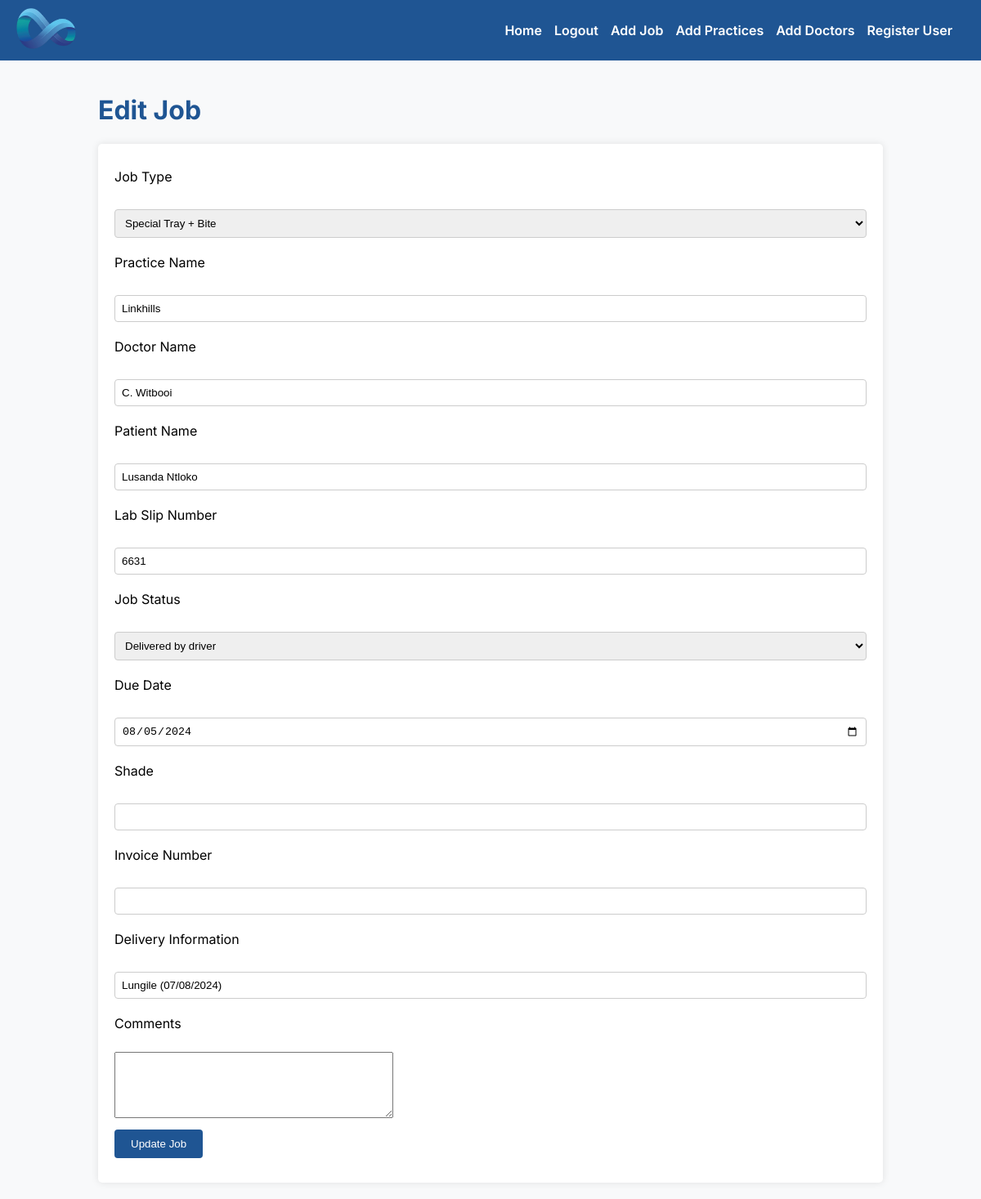
The app's page /edit_job/4 (signed in) with its own data.
### app/models.py (models this page shows, shortened)
class Job(db.Model):
    id = db.Column(db.Integer, primary_key=True)
    job_type = db.Column(db.String(64))
    practice_name = db.Column(db.String(64))
    doctor_name = db.Column(db.String(64))
    patient_name = db.Column(db.String(64))
    lab_slip_number = db.Column(db.String(64))
    job_status = db.Column(db.String(64))
    due_date = db.Column(db.Date)
    shade = db.Column(db.String(64))
    invoice_number = db.Column(db.String(64))
    delivery_info = db.Column(db.String(64))
    comments = db.Column(db.Text)
    created_date = db.Column(db.DateTime, default=datetime.utcnow)
    updated_date = db.Column(db.DateTime, default=datetime.utcnow, onupdate=datetime.utcnow)

### app/routes.py (the view, shortened to what this page needs)
@app.route('/edit_job/<int:id>', methods=['GET', 'POST'])
@login_required
def edit_job(id):
    if not current_user.is_admin:
        flash('Only administrators can add edit jobs.')
        return redirect(url_for('index'))
    job = Job.query.get_or_404(id)
    form = EditJobForm(obj=job)
    return render_template('edit_job.html', title='Edit Job', form=form, job=job)

### app/models.py (called while the page is built)
@login.user_loader
def load_user(id):
    return User.query.get(int(id))

### app/templates/edit_job.html (shortened to what this page needs)
{% extends "base.html" %}
{% block content %}
<h1>Edit Job</h1>
<form action="{{ url_for('edit_job', id=job.id) }}" method="post">
    <p>
        {{ form.job_type.label }}<br>
        {{ form.job_type() }}
    </p>
    <p>
        {{ form.practice_name.label }}<br>
        {{ form.practice_name(size=32) }}
    </p>
    <p>
        {{ form.doctor_name.label }}<br>
        {{ form.doctor_name(size=32) }}
    </p>
    <p>
        {{ form.patient_name.label }}<br>
        {{ form.patient_name(size=32) }}
    </p>
    <p>
        {{ form.lab_slip_number.label }}<br>
        {{ form.lab_slip_number(size=32) }}
    </p>
    <p>
        {{ form.job_status.label }}<br>
        {{ form.job_status() }}
    </p>
    <p>
        {{ form.due_date.label }}<br>
        {{ form.due_date() }}
    </p>
    <p>
        {{ form.shade.label }}<br>
        {{ form.shade(size=32) }}
    </p>
    <p>
        {{ form.invoice_number.label }}<br>
        {{ form.invoice_number(size=32) }}
    </p>
    <p>
        {{ form.delivery_info.label }}<br>
        {{ form.delivery_info(size=32) }}
    </p>
    <p>
        {{ form.comments.label }}<br>
        {{ form.comments(rows=5, cols=40) }}
    </p>
    <p>
        <input type="submit" value="Update Job">
    </p>
</form>
{% endblock %}

### app/static/style.css (style rules this page uses)
body { font-family: 'Inter', Arial, sans-serif; margin: 0; padding: 0; background-color: #f8f9fa; }
h1 { color: #1f5593; font-weight: 700; }
form { background-color: white; padding: 20px; border-radius: 5px; box-shadow: 0 0 10px rgba(0, 0, 0, 0.1); }
form p { margin: 10px 0; }
form label { display: block; margin-bottom: 5px; }
form input[type="text"], form input[type="password"], form select, form input[type="date"] { width: 100%; padding: 8px; margin: 5px 0 10px; display: inline-block; border: 1px solid #ccc; border-radius: 4px; box-sizing: border-box; }
form input[type="submit"] { background-color: #1f5593; color: white; padding: 10px 20px; border: none; border-radius: 4px; cursor: pointer; }

### records on screen
Job: job_type "Special Tray + Bite", practice_name "Linkhills", doctor_name "C. Witbooi", patient_name "Lusanda Ntloko", lab_slip_number "6631", job_status "Delivered by driver", due_date "08/05/2024", delivery_info "Lungile (07/08/2024)"
